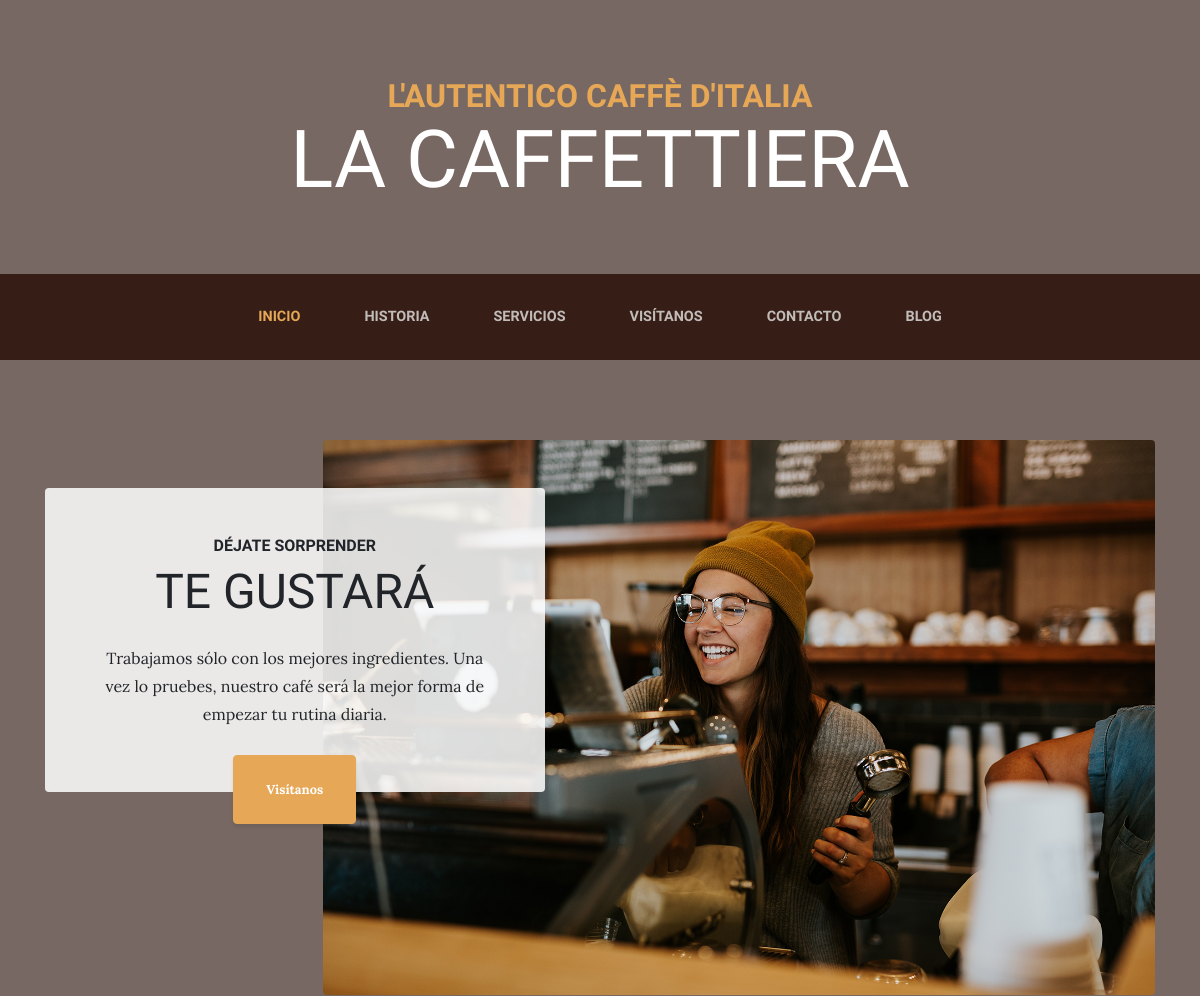
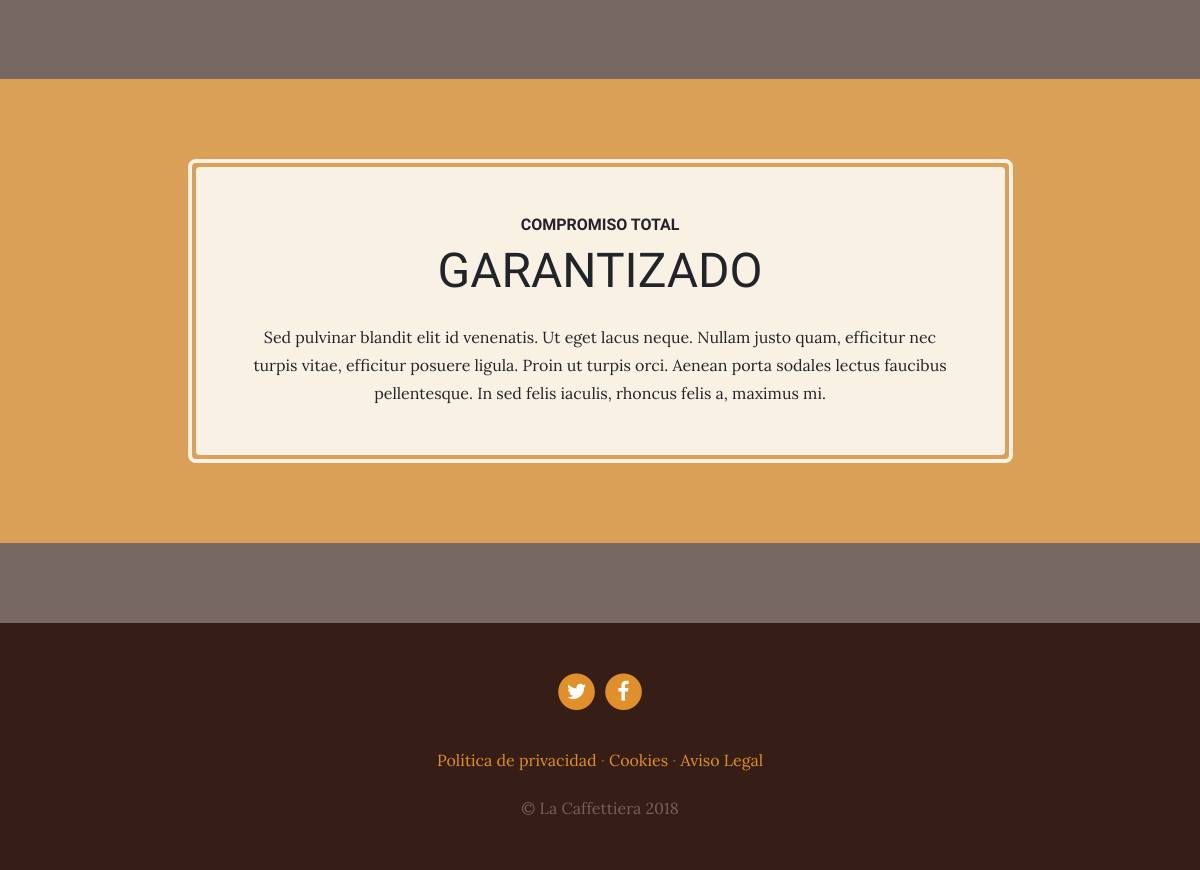
The page / on the database its author committed (2 pictures, top to bottom).
### pages/models.py (models this page shows, shortened)
class Page(models.Model):
    title = models.CharField(verbose_name="Título", max_length=200)
    content = RichTextField(verbose_name="Contenido")
    order = models.SmallIntegerField(verbose_name='Orden', default=0)
    created = models.DateTimeField(verbose_name="Fecha de creación", auto_now_add=True)
    updated = models.DateTimeField(verbose_name="Fecha de modificación", auto_now=True)
    class Meta:
        verbose_name = ("Página")
        verbose_name_plural = ("Páginas")
        ordering = ["order","title"]

### core/views.py (the view)
# urls.py: 2. Add a URL to urlpatterns:  path('', views.home, name='home')
def home(request):
    return render(request,'core/home.html',{})

### pages/templatetags/pages_extras.py (called while the page is built)
@register.simple_tag
def get_page_list():
    pages = Page.objects.all()
    return pages

### social/processors.py (called while the page is built)
def ctx_link(request):
    ctx = {}
    links = Link.objects.filter(url__isnull=False)
    for link in links:
        ctx[link.key] = link.url
    return ctx

### core/templates/core/home.html (shortened to what this page needs)
{% extends "core/base.html" %}
{% load static %}
{% block section %}
<section class="page-section clearfix">
    <div class="container">
      <div class="intro">
        <img class="intro-img img-fluid mb-3 mb-lg-0 rounded" src="{% static 'core/img/intro.jpg' %}" alt="">
        <div class="intro-text left-0 text-center bg-faded p-5 rounded">
          <h2 class="section-heading mb-4">
            <span class="section-heading-upper">Déjate sorprender</span>
            <span class="section-heading-lower">Te gustará</span>
          </h2>
          <p class="mb-3">Trabajamos sólo con los mejores ingredientes. Una vez lo pruebes, nuestro café será la mejor forma de empezar tu rutina diaria.
          </p>
          <div class="intro-button mx-auto">
            <a class="btn btn-primary btn-xl" href="store.html">Visítanos</a>
          </div>
        </div>
      </div>
    </div>
  </section>
{% endblock section %}
{% block message %}
<section class="page-section cta">
    <div class="container">
      <div class="row">
        <div class="col-xl-9 mx-auto">
          <div class="cta-inner text-center rounded">
            <h2 class="section-heading mb-4">
              <span class="section-heading-upper">Compromiso total</span>
              <span class="section-heading-lower">Garantizado</span>
            </h2>
            <p class="mb-0">Sed pulvinar blandit elit id venenatis. Ut eget lacus neque. Nullam justo quam, efficitur nec turpis vitae, efficitur posuere ligula. Proin ut turpis orci. Aenean porta sodales lectus faucibus pellentesque. In sed felis iaculis, rhoncus felis a, maximus mi.</p>
          </div>
        </div>
      </div>
    </div>
  </section>
{% endblock message %}

### core/templates/core/base.html (shortened to what this page needs)
<!DOCTYPE html>
<html lang="es">
  <head>
    {% load static %}
    <link href="{% static 'core/vendor/bootstrap/css/bootstrap.min.css' %}" rel="stylesheet">
    <link href="{% static 'core/vendor/font-awesome/css/font-awesome.min.css' %}" rel="stylesheet" type="text/css">
    <link href="{% static 'core/css/business-casual.css' %}" rel="stylesheet">
  </head>
  <body>
    <h1 class="site-heading text-center text-white d-none d-lg-block">
      <span class="site-heading-upper text-primary mb-3">L'autentico caffè d'italia</span>
      <span class="site-heading-lower">La Caffettiera</span>
      <br>
    </h1>
    <nav class="navbar navbar-expand-lg navbar-dark py-lg-4" id="mainNav">
      <div class="container">
        <div class="collapse navbar-collapse" id="navbarResponsive">
          <ul class="navbar-nav mx-auto">
            <li class="nav-item px-lg-4 {% if request.path == '/' %} active {% endif %}">
              <a class="nav-link text-uppercase text-expanded" href="{% url 'home' %}">Inicio</a>
            </li>
            <li class="nav-item px-lg-4 {% if request.path == '/about/' %}active{% endif %}">
              <a class="nav-link text-uppercase text-expanded" href="{% url 'about' %}">Historia</a>
            </li>
            <li class="nav-item px-lg-4 {% if request.path == '/services/' %}active{% endif %}">
              <a class="nav-link text-uppercase text-expanded" href="{% url 'services' %}">Servicios</a>
            </li>
            <li class="nav-item px-lg-4 {% if request.path == '/store/' %}active{% endif %}">
              <a class="nav-link text-uppercase text-expanded" href="{% url 'store' %}">Visítanos</a>
            </li>
            <li class="nav-item px-lg-4 {% if request.path == '/contact/' %}active{% endif %}">
              <a class="nav-link text-uppercase text-expanded" href="{% url 'contact' %}">Contacto</a>
            </li>
            <li class="nav-item px-lg-4 {% if request.path|slice:":6" == '/blog/' %}active{% endif %}">
              <a class="nav-link text-uppercase text-expanded" href="{% url 'blog' %}">Blog</a>
            </li>
          </ul>
        </div>
      </div>
    </nav>
    {% block section %}{% endblock section %}
    {% block message %}{% endblock message %}
    <footer class="footer text-faded text-center py-5">
        <div class="container">
          <p class="m-0">
              {% if LINK_TWITTER %}
              <a href="{{LINK_TWITTER}}" class="link">
                <span class="fa-stack fa-lg">
                  <i class="fa fa-circle fa-stack-2x"></i>
                  <i class="fa fa-twitter fa-stack-1x fa-inverse"></i>
                </span>
              </a>
              {% endif %}
              {% if LINK_FACEBOOK %}
              <a href="{{LINK_FACEBOOK}}" class="link">
                <span class="fa-stack fa-lg">
                  <i class="fa fa-circle fa-stack-2x"></i>
                  <i class="fa fa-facebook fa-stack-1x fa-inverse"></i>
                </span>
              </a>
              {% endif %}
          </p>
          <p class="m-0 mbt">
            {% load pages_extras %}
            {% get_page_list as page_list %}
            {% for page in page_list %}
              <a href="{% url 'page' page.id %}" class="link">{{page.title}}</a> {% if not forloop.last %}·{% endif %}
            {% endfor %}
            </p>
          <p class="m-0 mbt1">&copy; La Caffettiera 2018</p>
        </div>
      </footer>
  </body>
</html>

### core/static/core/css/business-casual.css (style rules this page uses)
body { font-family: 'Lora'; background: linear-gradient(rgba(47, 23, 15, 0.65), rgba(47, 23, 15, 0.65)), url("../img/bg.jpg"); background-attachment: fixed; background-position: center; background-size: cover; }
h1, h2, h3, h4, h5, h6 { font-family: 'Raleway'; }
p { line-height: 1.75; }
.text-faded { color: rgba(255, 255, 255, 0.3); }
.site-heading { margin-top: 5rem; margin-bottom: 5rem; text-transform: uppercase; line-height: 1; font-family: 'Raleway'; }
.site-heading .site-heading-upper { display: block; font-size: 2rem; font-weight: 800; }
.site-heading .site-heading-lower { font-size: 5rem; font-weight: 100; line-height: 4rem; }
.page-section { margin-top: 5rem; margin-bottom: 5rem; }
.section-heading { text-transform: uppercase; }
.section-heading .section-heading-upper { display: block; font-size: 1rem; font-weight: 800; padding-bottom:.5rem; }
.section-heading .section-heading-lower { display: block; font-size: 3rem; font-weight: 100; }
.bg-faded { background-color: rgba(255, 255, 255, 0.85); }
#mainNav { background-color: rgba(47, 23, 15, 0.9); font-family: 'Raleway'; }
#mainNav .navbar-nav .nav-item .nav-link { color: rgba(255, 255, 255, 0.7); font-weight: 800; }
#mainNav .navbar-nav .nav-item.active .nav-link { color: #e6a756; }
@media (min-width: 992px) { #mainNav .navbar-nav .nav-item .nav-link { font-size: 0.9rem; } }
.btn-xl { font-weight: 700; font-size: 0.8rem; padding-top: 1.5rem; padding-bottom: 1.5rem; padding-left: 2rem; padding-right: 2rem; }
.intro { position: relative; }
@media (min-width: 992px) { .intro .intro-img { width: 75%; float: right; } }
@media (min-width: 992px) { .intro .intro-text { left: 0; width: 60%; margin-top: 3rem; position: absolute; } }
@media (min-width: 992px) { .intro .intro-text .intro-button { width: 100%; left: 0; position: absolute; bottom: -2rem; } }
@media (min-width: 1200px) { .intro .intro-text { width: 45%; } }
.cta { padding-top: 5rem; padding-bottom: 5rem; background-color: rgba(230, 167, 86, 0.9); }
.cta .cta-inner { position: relative; padding: 3rem; margin: 0.5rem; background-color: rgba(255, 255, 255, 0.85); }
.cta .cta-inner:before { border-radius: 0.5rem; content: ''; position: absolute; top: -0.5rem; bottom: -0.5rem; left: -0.5rem; right: -0.5rem; border: 0.25rem solid rgba(255, 255, 255, 0.85); }
.footer { background-color: rgba(47, 23, 15, 0.9); }
.text-primary { color: #e6a756 !important; }
.btn { box-shadow: 0px 3px 3px 0px rgba(33, 37, 41, 0.1); }
.btn-primary { background-color: #e6a756; border-color: #e6a756; }
.mbt { padding-top: 2rem; }
.mbt1 { padding-top: 1.25rem; }
a.link { color: #df902a; }

### rows shown on the page
Page: title "Política de privacidad"
Page: title "Cookies"
Page: title "Aviso Legal"
